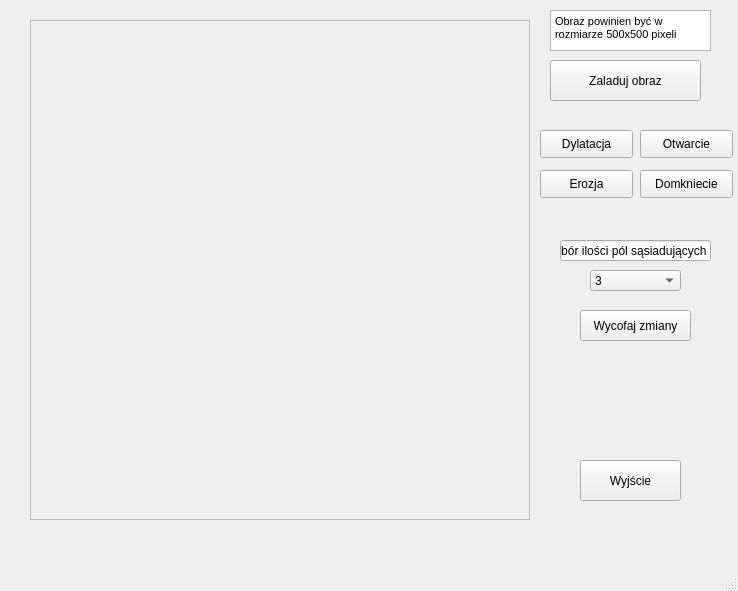
<?xml version="1.0" encoding="UTF-8"?>
<ui version="4.0">
 <class>MyWindow</class>
 <widget class="QMainWindow" name="MyWindow">
  <property name="geometry">
   <rect>
    <x>0</x>
    <y>0</y>
    <width>738</width>
    <height>591</height>
   </rect>
  </property>
  <property name="windowTitle">
   <string>MyWindow</string>
  </property>
  <widget class="QWidget" name="centralWidget">
   <widget class="QFrame" name="rysujFrame">
    <property name="geometry">
     <rect>
      <x>30</x>
      <y>20</y>
      <width>500</width>
      <height>500</height>
     </rect>
    </property>
    <property name="frameShape">
     <enum>QFrame::StyledPanel</enum>
    </property>
    <property name="frameShadow">
     <enum>QFrame::Raised</enum>
    </property>
   </widget>
   <widget class="QPushButton" name="pushButton_1">
    <property name="geometry">
     <rect>
      <x>550</x>
      <y>60</y>
      <width>151</width>
      <height>41</height>
     </rect>
    </property>
    <property name="text">
     <string>Zaladuj obraz</string>
    </property>
   </widget>
   <widget class="QPushButton" name="pushButton_2">
    <property name="geometry">
     <rect>
      <x>580</x>
      <y>310</y>
      <width>111</width>
      <height>31</height>
     </rect>
    </property>
    <property name="text">
     <string>Wycofaj zmiany</string>
    </property>
   </widget>
   <widget class="QPushButton" name="pushButton_3">
    <property name="geometry">
     <rect>
      <x>540</x>
      <y>130</y>
      <width>93</width>
      <height>28</height>
     </rect>
    </property>
    <property name="text">
     <string>Dylatacja</string>
    </property>
   </widget>
   <widget class="QComboBox" name="comboBox">
    <property name="geometry">
     <rect>
      <x>590</x>
      <y>270</y>
      <width>91</width>
      <height>21</height>
     </rect>
    </property>
    <item>
     <property name="text">
      <string>3</string>
     </property>
    </item>
    <item>
     <property name="text">
      <string>5</string>
     </property>
    </item>
    <item>
     <property name="text">
      <string>7</string>
     </property>
    </item>
    <item>
     <property name="text">
      <string>9</string>
     </property>
    </item>
    <item>
     <property name="text">
      <string>11</string>
     </property>
    </item>
    <item>
     <property name="text">
      <string>13</string>
     </property>
    </item>
    <item>
     <property name="text">
      <string>15</string>
     </property>
    </item>
    <item>
     <property name="text">
      <string>17</string>
     </property>
    </item>
    <item>
     <property name="text">
      <string>19</string>
     </property>
    </item>
   </widget>
   <widget class="QPushButton" name="pushButton_4">
    <property name="geometry">
     <rect>
      <x>540</x>
      <y>170</y>
      <width>93</width>
      <height>28</height>
     </rect>
    </property>
    <property name="text">
     <string>Erozja</string>
    </property>
   </widget>
   <widget class="QPushButton" name="pushButton_5">
    <property name="geometry">
     <rect>
      <x>640</x>
      <y>130</y>
      <width>93</width>
      <height>28</height>
     </rect>
    </property>
    <property name="text">
     <string>Otwarcie</string>
    </property>
   </widget>
   <widget class="QPushButton" name="pushButton_6">
    <property name="geometry">
     <rect>
      <x>640</x>
      <y>170</y>
      <width>93</width>
      <height>28</height>
     </rect>
    </property>
    <property name="text">
     <string>Domkniecie</string>
    </property>
   </widget>
   <widget class="QLineEdit" name="lineEdit">
    <property name="geometry">
     <rect>
      <x>560</x>
      <y>240</y>
      <width>151</width>
      <height>21</height>
     </rect>
    </property>
    <property name="text">
     <string>Wybór ilości pól sąsiadujących</string>
    </property>
   </widget>
   <widget class="QTextEdit" name="textEdit">
    <property name="geometry">
     <rect>
      <x>550</x>
      <y>10</y>
      <width>161</width>
      <height>41</height>
     </rect>
    </property>
    <property name="html">
     <string>&lt;!DOCTYPE HTML PUBLIC &quot;-//W3C//DTD HTML 4.0//EN&quot; &quot;http://www.w3.org/TR/REC-html40/strict.dtd&quot;&gt;
&lt;html&gt;&lt;head&gt;&lt;meta name=&quot;qrichtext&quot; content=&quot;1&quot; /&gt;&lt;style type=&quot;text/css&quot;&gt;
p, li { white-space: pre-wrap; }
&lt;/style&gt;&lt;/head&gt;&lt;body style=&quot; font-family:'MS Shell Dlg 2'; font-size:8.25pt; font-weight:400; font-style:normal;&quot;&gt;
&lt;p style=&quot; margin-top:0px; margin-bottom:0px; margin-left:0px; margin-right:0px; -qt-block-indent:0; text-indent:0px;&quot;&gt;Obraz powinien być w rozmiarze 500x500 pixeli&lt;/p&gt;&lt;/body&gt;&lt;/html&gt;</string>
    </property>
   </widget>
   <widget class="QPushButton" name="exitButton">
    <property name="geometry">
     <rect>
      <x>580</x>
      <y>460</y>
      <width>101</width>
      <height>41</height>
     </rect>
    </property>
    <property name="text">
     <string>Wyjście</string>
    </property>
   </widget>
  </widget>
  <widget class="QMenuBar" name="menuBar">
   <property name="geometry">
    <rect>
     <x>0</x>
     <y>0</y>
     <width>738</width>
     <height>20</height>
    </rect>
   </property>
  </widget>
  <widget class="QStatusBar" name="statusBar"/>
 </widget>
 <layoutdefault spacing="6" margin="11"/>
 <resources/>
 <connections/>
</ui>
